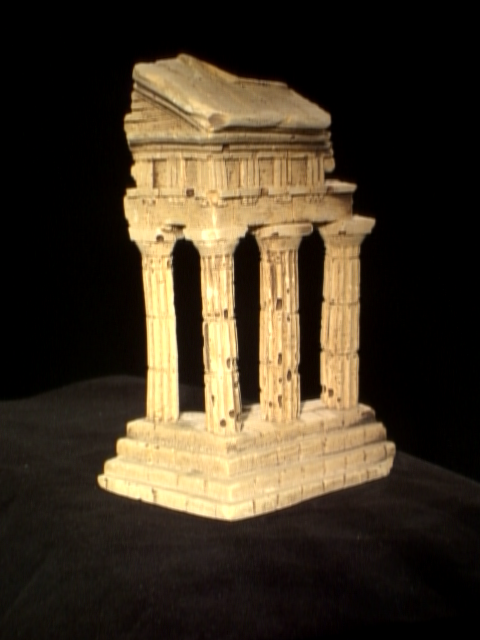
#> input picture FundamentalMatrix/temple1.png, 480 x 640 px
$ python A3_Fmat.py
#> lines starting #> are read from the running program, lines starting #| are printed output that depends on the picture; after the words box and inside, x2 and y2 are one past the last pixel; in counts of white or black regions, pixels touching at a corner belong together
### FundamentalMatrix/compute_avg_reproj_error.py
import numpy as np

def compute_avg_reproj_error(_M, _F):
    N = _M.shape[0]

    X = np.c_[ _M[:,0:2] , np.ones( (N,1) ) ].transpose()
    L = np.matmul( _F , X ).transpose()
    norms = np.sqrt( L[:,0]**2 + L[:,1]**2 )
    L = np.divide( L , np.kron( np.ones( (3,1) ) , norms ).transpose() )
    L = ( np.multiply( L , np.c_[ _M[:,2:4] , np.ones( (N,1) ) ] ) ).sum(axis=1)
    error = (np.fabs(L)).sum()

    X = np.c_[_M[:, 2:4], np.ones((N, 1))].transpose()
    L = np.matmul(_F.transpose(), X).transpose()
    norms = np.sqrt(L[:, 0] ** 2 + L[:, 1] ** 2)
    L = np.divide(L, np.kron(np.ones((3, 1)), norms).transpose())
    L = ( np.multiply( L , np.c_[ _M[:,0:2] , np.ones( (N,1) ) ] ) ).sum(axis=1)
    error += (np.fabs(L)).sum()

    return error/(N*2)

### FundamentalMatrix/A3_Fmat.py
import cv2
import numpy as np
import math
import random
import time
from matplotlib import pyplot as plt
from skimage.measure import ransac
from compute_avg_reproj_error import *

img_temple1 = cv2.imread('./temple1.png')
#> img_temple1 is the input picture: shape (640, 480, 3); mean B, G, R 37.1, 53.9, 65.3
img_temple2 = cv2.imread('./temple2.png')
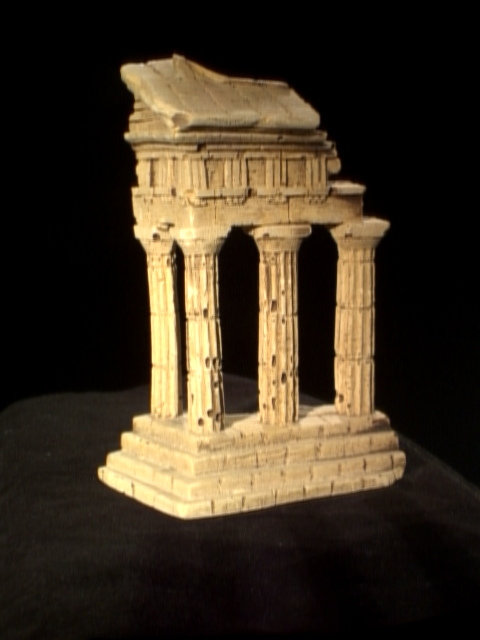
#> input picture FundamentalMatrix/temple2.png, 480 x 640 px
#> img_temple2 is the input picture: shape (640, 480, 3); mean B, G, R 33.3, 49.2, 60.7

img_h1 = cv2.imread('./house1.jpg')
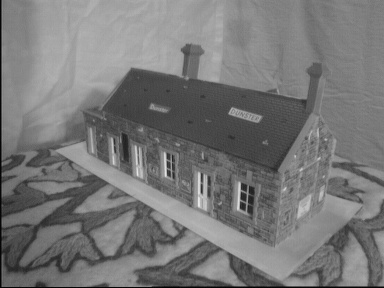
#> input picture FundamentalMatrix/house1.jpg, 384 x 288 px
#> img_h1 is the input picture: shape (288, 384, 3); min 0, max 232, mean 119.2
img_h2 = cv2.imread('./house2.jpg')
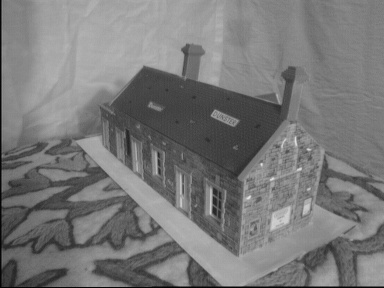
#> input picture FundamentalMatrix/house2.jpg, 384 x 288 px
#> img_h2 is the input picture: shape (288, 384, 3); min 0, max 229, mean 120.7

img_lib1 =cv2.imread('./library1.jpg')
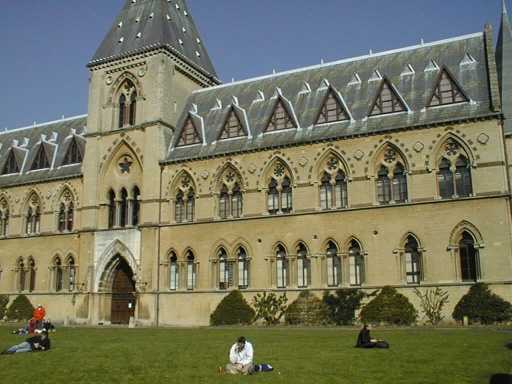
#> input picture FundamentalMatrix/library1.jpg, 512 x 384 px
#> img_lib1 is the input picture: shape (384, 512, 3); mean B, G, R 94.6, 117.4, 116.2
img_lib2 = cv2.imread('./library2.jpg')
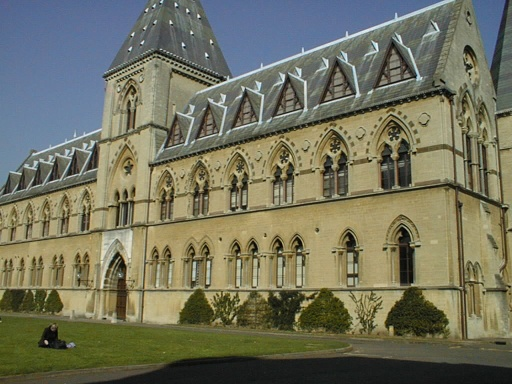
#> input picture FundamentalMatrix/library2.jpg, 512 x 384 px
#> img_lib2 is the input picture: shape (384, 512, 3); mean B, G, R 93.7, 114.3, 114.3

M = np.loadtxt('temple_matches.txt')
M_hous = np.loadtxt('house_matches.txt')
M_library = np.loadtxt('library_matches.txt')


def compute_F_raw(Mat):
    # a)
    # fp1 = (x1, y1)
    # fp2 = (x2, y2)
    fp1 = M[:, 0:2]
    fp2 = M[:, 2:4]

    n = M.shape[0]

    # eight-point algorithm
    A = np.zeros((n, 9))
    for i in range(n):
        A[i] = [fp1[i, 0] * fp2[i, 0], fp1[i, 0] * fp2[i, 1], fp1[i, 0],
                fp1[i, 1] * fp2[i, 0], fp1[i, 1] * fp2[i, 1], fp1[i, 1],
                fp2[i, 0], fp2[i, 1], 1]

    U, S, V = np.linalg.svd(A)
    F = V[-1].reshape(3, 3)

    return F / F[2, 2]


def compute_F_norm(Mat):
    fp1 = M[:, 0:2]
    fp2 = M[:, 2:4]

    # normalize
    fp1 = fp1.T
    fp2 = fp2.T

    # 2차원의 좌표를 homogeneous 로 변경
    fp1 = np.insert(fp1, 2, 1, axis=0)
    fp2 = np.insert(fp2, 2, 1, axis=0)

    n = M.shape[0]

    # scaling value - to get a mean sqaured distance, I m gonna use a standard deviation.
    mean_fp1 = np.mean(fp1, axis=1)
    S_fp1 = math.sqrt(2) / np.std(fp1[:])
    T_fp1 = np.array([[S_fp1, 0, -S_fp1 * mean_fp1[0]], [0, S_fp1, -S_fp1 * mean_fp1[1]], [0, 0, 1]])

    fp1 = np.dot(T_fp1, fp1)

    mean_fp2 = np.mean(fp2, axis=1)
    S_fp2 = math.sqrt(2) / np.std(fp2[:])
    T_fp2 = np.array([[S_fp2, 0, -S_fp2 * mean_fp2[0]], [0, S_fp2, -S_fp2 * mean_fp2[1]], [0, 0, 1]])

    fp2 = np.dot(T_fp2, fp2)

    # eight-point algorithm
    A = np.zeros((n, 9))
    for i in range(n):
        A[i] = [fp1[0, i] * fp2[0, i], fp1[0, i] * fp2[1, i], fp1[0, i] * fp2[2, i],
                fp1[1, i] * fp2[0, i], fp1[1, i] * fp2[1, i], fp1[1, i] * fp2[2, i],
                fp1[2, i] * fp2[0, i], fp1[2, i] * fp2[1, i], fp1[2, i] * fp2[2, i]]

    U, S, V = np.linalg.svd(A)
    F = V[-1].reshape(3, 3)

    # rank-2 constraint on F
    U, S, V = np.linalg.svd(F)

    # 가장 작은 singular value 를 0 으로 만들어준다.
    S[2] = 0

    # 다시 되돌려준다.
    F = np.dot(U, np.dot(np.diag(S), V))

    # 이제 T_fp1, T_fp2 변환 matrix 를 이용해서 normalized 를 완성한다.
    F = np.dot(T_fp1.T, np.dot(F, T_fp2))

    return F / F[2, 2]


def compute_F_ransac(Mat):
    return 0


def drawlines(img1, img2, lines, pts1, pts2):
    ''' img1-draw a polar line on img1 at the point on img2
            lines-epipolar line'''
    print(img1.shape)
    r = img1.shape[0]
    c = img1.shape[1]

    for r, pt1, pt2 in zip(lines, pts1, pts2):
        color = tuple(np.random.randint(0, 255, 3).tolist())
        x0, y0 = map(int, [0, -r[2] / r[1]])
        x1, y1 = map(int, [c, -(r[2] + r[0] * c) / r[1]])
        img1 = cv2.line(img1, (x0, y0), (x1, y1), color, 1)
    return img1, img2


def draw_ep(M, img1, img2):
    fp1 = M[:, 0:2]
    fp2 = M[:, 2:4]

    # normalize
    fp1 = fp1.T
    fp2 = fp2.T

    # 2차원의 좌표를 homogeneous 로 변경
    fp1 = np.insert(fp1, 2, 1, axis=0)
    fp2 = np.insert(fp2, 2, 1, axis=0)

    F = compute_F_norm(M)


    # Draw a polar line in the left image for the points in the right image
    lines1 = cv2.computeCorrespondEpilines(fp2.reshape(-1, 1, 2), 2, F)
    lines1 = lines1.reshape(-1, 3)
    img5, img6 = drawlines(img1, img2, lines1, fp1, fp2)

    # In the left picture, draw the epipolar line in the right picture
    lines2 = cv2.computeCorrespondEpilines(fp1.reshape(-1, 1, 2), 1, F)
    lines2 = lines2.reshape(-1, 3)
    img3, img4 = drawlines(img2, img1, lines2, fp2, fp1)

    plt.subplot(121), plt.imshow(img5)
    plt.subplot(122), plt.imshow(img3)
    plt.show()

    # [7 lines of commented-out code are left out]
raw_F = compute_F_raw(M)
raw_F_h = compute_F_raw(M_hous)
raw_F_l = compute_F_raw(M_library)
# print(raw_F)

# c)
nor_F = compute_F_norm(M)
nor_F_h = compute_F_norm(M_hous)
nor_F_l = compute_F_norm(M_library)
# print(nor_F)

ran_F = compute_F_ransac(M)
ran_F_h = compute_F_ransac(M_hous)
ran_F_l = compute_F_ransac(M_library)

# e)
raw_error = compute_avg_reproj_error(M, raw_F)
raw_error_h = compute_avg_reproj_error(M_hous, raw_F_h)
raw_error_l = compute_avg_reproj_error(M_library, raw_F_l)

nor_error = compute_avg_reproj_error(M, nor_F)
nor_error_h = compute_avg_reproj_error(M_hous, nor_F_h)
nor_error_l = compute_avg_reproj_error(M_library, nor_F_l)

# ran_error = compute_avg_reproj_error(M, ran_F)
# ran_error_h = compute_avg_reproj_error(M_hous, ran_F_h)
# ran_error_l = compute_avg_reproj_error(M_library, ran_F_l)

print(" Average Reprojection Errors (temple1.png & temple2.png)")
print("  Raw = %.10f" % raw_error)
print("  Norm = %.10f" % nor_error)
# print("  Ransac = %.10f" % ran_error)

print(" Average Reprojection Errors (house1.jpg & house2.jpg)")
print("  Raw = %.10f" % raw_error_h)
print("  Norm = %.10f" % nor_error_h)
# print("  Ransac = %.10f" % ran_error_h)

print(" Average Reprojection Errors (library1.jpg & library2.jpg)")
print("  Raw = %.10f" % raw_error_l)
print("  Norm = %.10f" % nor_error_l)
# print("  Ransac = %.10f" % ran_error_l)


draw_ep(M, img_temple1, img_temple2)
#| (640, 480, 3)
#| (640, 480, 3)
#> the loop in drawlines (call 2), `for r, pt1, pt2 in zip(lines, pts1, pts2):` made 3 passes
#> (y0, y1) on passes 1 to 3: (284, 284), (331, 330), (271, 271)
draw_ep(M_hous, img_h1, img_h2)
#| (288, 384, 3)
#| (288, 384, 3)
#> the loop in drawlines (call 4), `for r, pt1, pt2 in zip(lines, pts1, pts2):` made 3 passes
#> (y0, y1) on passes 1 to 3: (227, 228), (203, 205), (217, 219)
#> pass 2, in drawlines (call 4), `img1 = cv2.line(img1, (x0, y0), (x1, y1), color, 1)`:
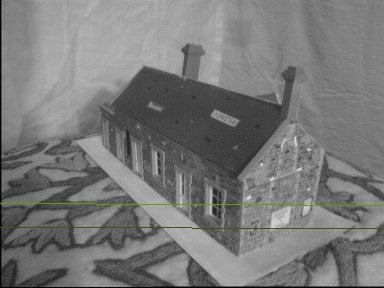
#> img1: shape (288, 384, 3); mean B, G, R 120, 120.7, 120.5
#> pass 3, in drawlines (call 4), `img1 = cv2.line(img1, (x0, y0), (x1, y1), color, 1)`:
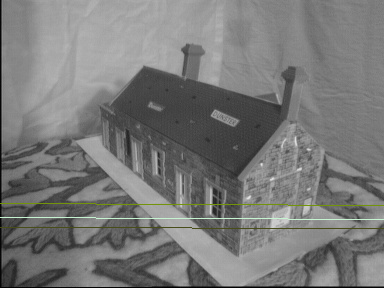
#> img1: shape (288, 384, 3); 0.35% of pixels changed, all inside (x1, y1, x2, y2) = (0, 217, 384, 220)
draw_ep(M_library, img_lib1, img_lib2)
#> (the run stopped early here; a loop or call above may not have finished)
